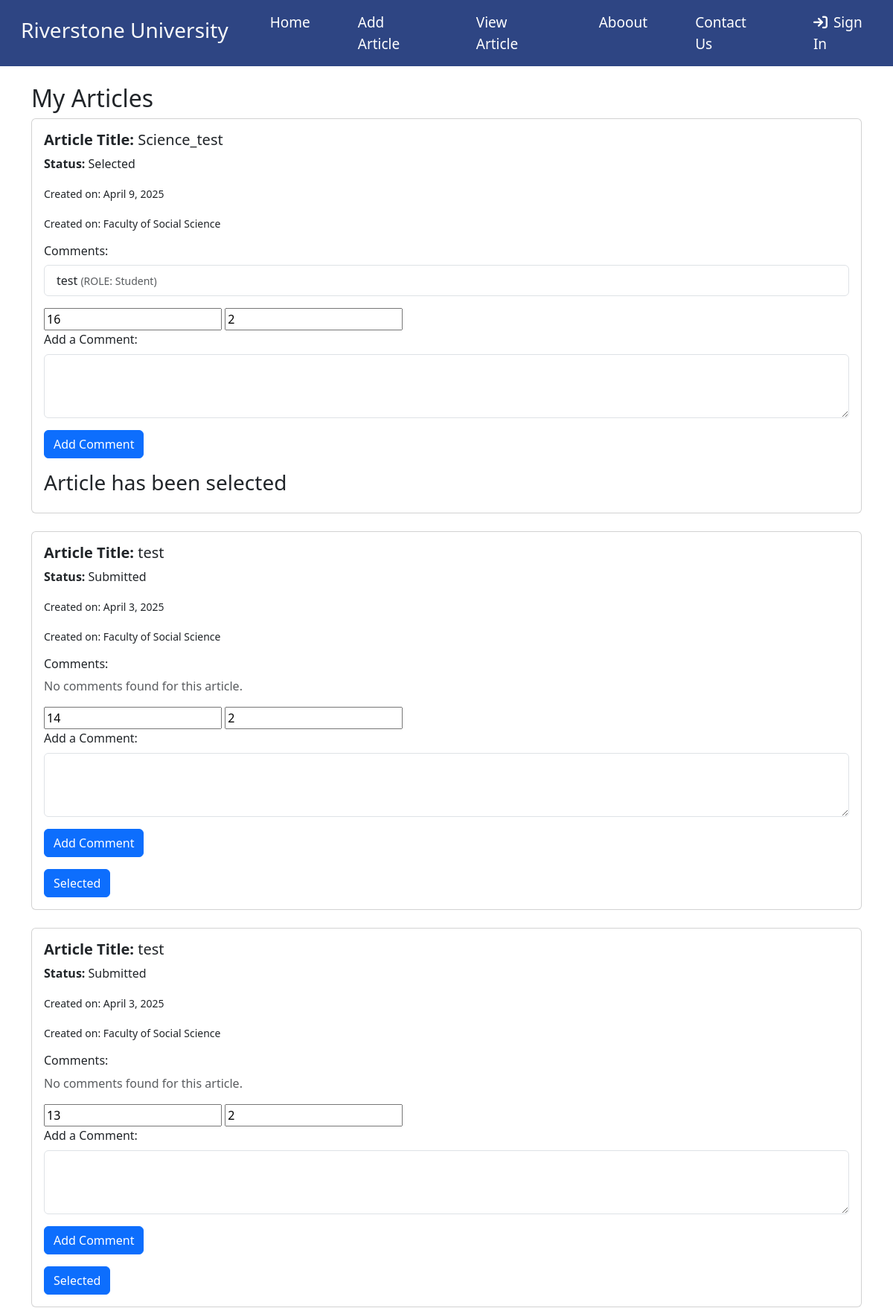
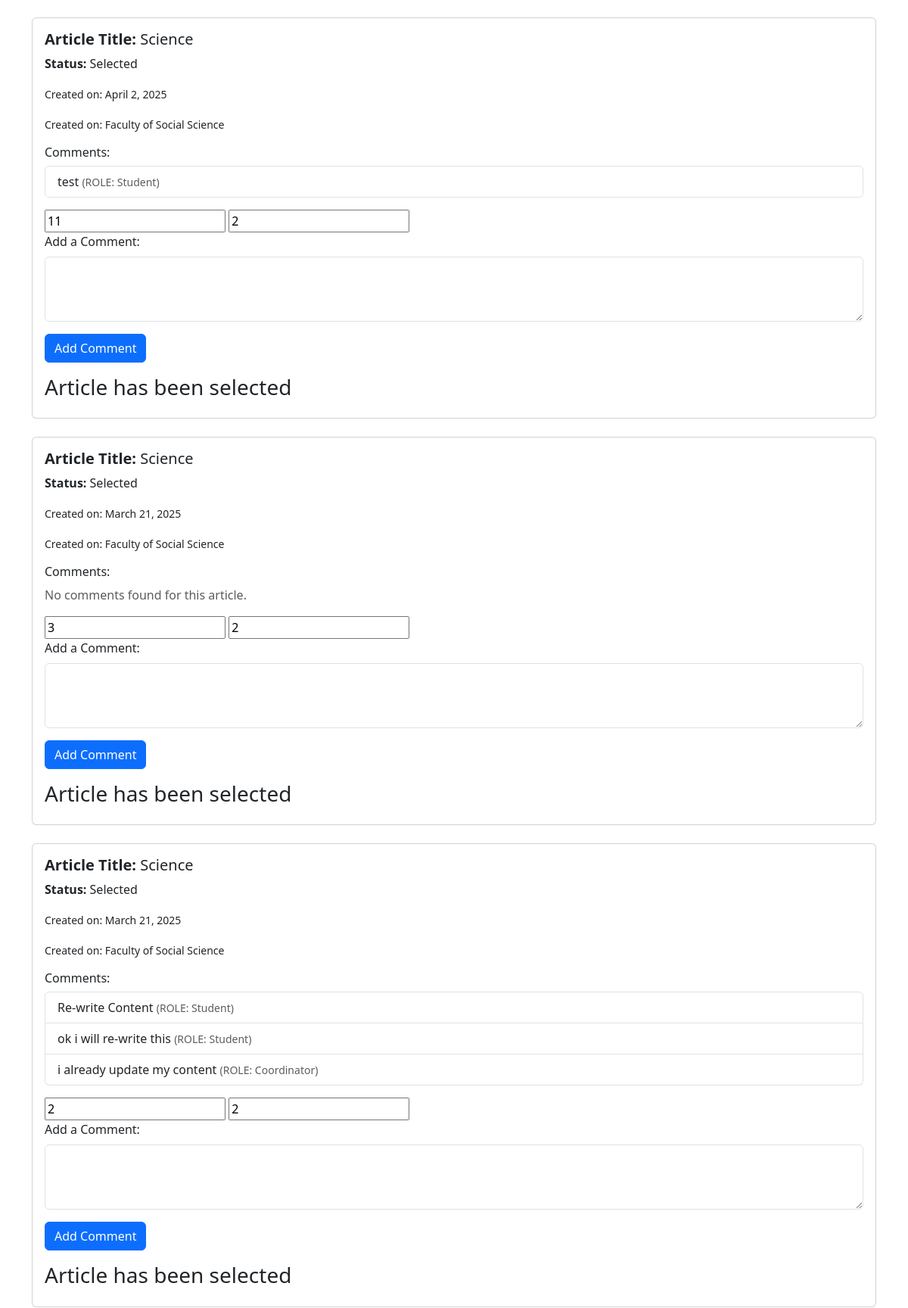
Screenshot of /src/Coordinator/design/viewarticlebyfaculty.php (signed in, upper part) with the database file from the repository (2 pictures, top to bottom).
### tables this page shows
CREATE TABLE `articles` (
  `article_id` int(11) NOT NULL,
  `user_id` int(11) NOT NULL,
  `title` varchar(255) NOT NULL,
  `status` varchar(30) DEFAULT NULL,
  `academicyear` varchar(25) NOT NULL,
  `created_at` timestamp NOT NULL DEFAULT current_timestamp(),
  `updated_at` timestamp NOT NULL DEFAULT current_timestamp() ON UPDATE current_timestamp()
);

CREATE TABLE `faculties` (
  `id` int(11) NOT NULL,
  `faculty_name` varchar(50) NOT NULL,
  `created_at` timestamp NOT NULL DEFAULT current_timestamp()
);

CREATE TABLE `comments` (
  `comment_id` int(11) NOT NULL,
  `user_id` int(11) NOT NULL,
  `article_id` int(11) NOT NULL,
  `comment_text` text NOT NULL,
  `created_at` timestamp NOT NULL DEFAULT current_timestamp(),
  `updated_at` timestamp NOT NULL DEFAULT current_timestamp() ON UPDATE current_timestamp()
);

CREATE TABLE `roles` (
  `id` int(11) NOT NULL,
  `role_name` varchar(50) NOT NULL,
  `created_at` timestamp NOT NULL DEFAULT current_timestamp()
);

### _classes/Libs/Database/MySQL.php (called while the page is built, shortened)
<?php
class MySQL{
    private $dbhost;
    private $dbuser;
    private $dbpass;
    private $dbname;
    public function __construct(
        $dbhost="localhost",
        $dbuser="root",
        $dbpass="",
        $dbname="ewsd")
    {
        $this->dbhost=$dbhost;
        $this->dbuser=$dbuser;
        $this->dbpass=$dbpass;
        $this->dbname=$dbname;
    }
    public function connect(){
        try{
            $this->db=new PDO("mysql:dbhost=$this->dbhost;
            dbname=$this->dbname",
            $this->dbuser,
            $this->dbpass,
            [
                PDO::ATTR_ERRMODE => PDO::ERRMODE_EXCEPTION,
                PDO::ATTR_DEFAULT_FETCH_MODE => PDO::FETCH_OBJ,
            ]
            );
            return $this->db;
        }catch(PDOException $e){
            echo $e->getMessage();
            exit();
        }
    }
}

### _classes/Helpers/Auth.php (called while the page is built, shortened)
<?php
class Auth{
    static function check(){
        if(isset($_SESSION['user'])){
            return $_SESSION['user'];
        }
    }
}

### _classes/Libs/Database/ArticleTable.php (called while the page is built, shortened)
<?php
class ArticleTable
{
    private $db;
    public function __construct(MySQL $mysql)
    {
        $this->db = $mysql->connect();
    }
    public function getCommnetbyarticleid($article_id)
    {
        try {
            $statement = $this->db->prepare(
                "SELECT comments.*, roles.role_name
                FROM comments
                JOIN users ON comments.user_id = users.id
                JOIN role_user ON users.id = role_user.user_id
                JOIN roles ON role_user.role_id = roles.id
                WHERE comments.article_id = :article_id"
            );
            $statement->execute(['article_id' => $article_id]);
            return $statement->fetchAll(PDO::FETCH_ASSOC);
        } catch (PDOException $e) {
            echo "Error: " . $e->getMessage();
            exit();
        }
    }
    public function getFacultyArticles($faculty_id)
    {
        try {
            $statement = $this->db->prepare("
            SELECT
                a.article_id,
                a.title,
                a.status,
                a.academicyear,
                a.created_at,
                u.name AS student_name,
                f.faculty_name,
                GROUP_CONCAT(DISTINCT d.docfile SEPARATOR '|||') AS docfiles,
                GROUP_CONCAT(DISTINCT i.imagefile SEPARATOR '|||') AS imagefiles
            FROM articles a
            LEFT JOIN users u ON a.user_id = u.id
            LEFT JOIN faculties f ON u.faculty_id = f.id
            LEFT JOIN doc_attachment d ON a.article_id = d.article_id
            LEFT JOIN img_attachment i ON a.article_id = i.article_id
            WHERE u.faculty_id = :faculty_id
            GROUP BY a.article_id
            ORDER BY a.created_at DESC
        ");
            $statement->bindParam(':faculty_id', $faculty_id, PDO::PARAM_INT);
            $statement->execute();
            return $statement->fetchAll(PDO::FETCH_ASSOC);
        } catch (PDOException $e) {
            error_log("Database error in getFacultyArticles: " . $e->getMessage());
            throw new Exception("Failed to fetch faculty articles");
        }
    }
}

### src/Coordinator/design/viewarticlebyfaculty.php (the view, shortened to what this page needs)
<?php
$auth=Auth::check();
$faculty_id = $auth->faculty_id;
$user_id = $auth->id;
$table = new ArticleTable(new MySQL);
$facultyArticles = $table->getFacultyArticles($faculty_id);
?>
<!DOCTYPE html>
<html lang="en">
<head>
    <link
      rel="stylesheet"
      href="https://cdnjs.cloudflare.com/ajax/libs/font-awesome/6.7.2/css/all.min.css"
    />
    <link rel="stylesheet" href="../university.css" />
    <link
      href="https://cdn.jsdelivr.net/npm/bootstrap@5.3.3/dist/css/bootstrap.min.css"
      rel="stylesheet"
    />
  </head>
<body>
    <nav class="navbar navbar-expand-lg sticky-top">
      <div class="container-fluid">
        <a class="navbar-brand me-5 text-light" href="#">
          <h3>Riverstone University</h3>
        </a>
        <div
          class="offcanvas offcanvas-end"
          tabindex="-1"
          id="offcanvasNavbar"
          aria-labelledby="offcanvasNavbarLabel"
        >
          <div class="navbar-nav offcanvas-body justify-content-lg-end mb-lg-0">
            <li class="nav-item me-5">
              <a
                class="nav-link"
                aria-current="page"
                href="./dashboard.php"
                >Home</a
              >
            </li>
            <li class="nav-item me-5">
              <a class="nav-link" aria-current="page" href="create_articles.php"
                >Add Article</a
              >
            </li>
            <li class="nav-item me-5">
              <a class="nav-link" aria-current="page" href="view_articles.php"
                >View Article</a
              >
            </li>
            <li class="nav-item me-5">
              <a class="nav-link" aria-current="page" href="#aboutus">Aboout</a>
            </li>
            <li class="nav-item me-5">
              <a class="nav-link" href="#contactpage">Contact Us</a>
            </li>
            <li class="nav-item">
              <a class="nav-link" href="../../Auth/design/register.php"
                ><i class="fa-solid me-2 fa-arrow-right-to-bracket"></i>Sign
                In</a
              >
            </li>
          </div>
        </div>
      </div>
    </nav>
    <div class="container mt-4">
        <h2>My Articles</h2>
        <?php if (!empty($facultyArticles)) : ?>
            <?php foreach ($facultyArticles as $facultyArticle) : ?>
                <div class="card mb-4">
                    <div class="card-body">
                        <h5><strong>Article Title:</strong> <?= htmlspecialchars($facultyArticle['title']) ?></h5>
                        <p><strong>Status:</strong> <?= ucfirst($facultyArticle['status']) ?></p>
                        <p><small>Created on: <?= date('F j, Y', strtotime($facultyArticle['created_at'])) ?></small></p>
                        <p><small>Created on: <?= $facultyArticle['faculty_name']?></small></p>
                        <?php
                        $comments = $table->getCommnetbyarticleid($facultyArticle['article_id']);
                        ?>
                        <div class="mt-3">
                            <h6>Comments:</h6>
                            <?php if (!empty($comments)) : ?>
                                <ul class="list-group">
                                    <?php foreach ($comments as $comment) : ?>
                                        <li class="list-group-item">
                                            <?= htmlspecialchars($comment['comment_text']) ?>
                                            <small class="text-muted">(ROLE: <?= $comment['role_name'] ?>)</small>
                                        </li>
                                    <?php endforeach ?>
                                </ul>
                            <?php else : ?>
                                <p class="text-muted">No comments found for this article.</p>
                            <?php endif ?>
                        </div>
                        <form action="../../Students/code/comments.php" method="post" class="mt-3">
                            <input type="text" name="article_id" value="<?= $facultyArticle['article_id'] ?>">
                            <input type="text" name="user_id" value="<?= $user_id ?>">
                            <div class="mb-3">
                                <label for="comment_text" class="form-label">Add a Comment:</label>
                                <textarea name="comment_text" class="form-control" rows="3" required></textarea>
                            </div>
                            <button type="submit" class="btn btn-primary">Add Comment</button>
                        </form>
                        <form action="../code/updatestatus.php" method="post" class="mt-3">
                            <?php if($facultyArticle['status'] == 'selected') : ?>
                              <h3>Article has been selected</h3>
                            <?php else: ?>
                              <button type="submit" class="btn btn-primary">Selected</button>
                            <?php endif ?>
                        </form>
                    </div>
                </div>
            <?php endforeach; ?>
        <?php else : ?>
            <p class="text-muted">No articles found.</p>
        <?php endif; ?>
    </div>
</body>
</html>

### src/Students/university.css (style rules this page uses)
:root { --headerbdcolor: #cdcfd1; --bgcolor: #3966ad; --color1: #2e4583; --color2: #293556; --color3: #3e60c1; }
body .navbar { background-color: #2e4583; }
.container-fluid h3 { margin-left: 16px; }
#offcanvasNavbar { background-color: white; }
.navbar-nav .nav-item a { color: rgb(34, 45, 79); font-size: 18px; }
@media screen and (min-width: 992px) { .navbar-nav .nav-item a { font-size: 19px; color: rgb(221, 225, 227); position: relative; } }
@media screen and (min-width: 992px) { #offcanvasNavbar li a { color: white; } }
@media screen and (min-width: 992px) { .nav-item a::before { content: ""; background-color: #86b5b4; width: 0%; left: 8px; bottom: 6px; height: 1px; position: absolute; } }

### rows the page displays
articles: title "Science_test", status "Selected", created_at "April 9, 2025", faculties.faculty_name "Faculty of Social Science", article_id "16", shows "Article has been selected"
comments: comment_text "test", roles.role_name "Student"
articles: title "test", status "Submitted", created_at "April 3, 2025", faculties.faculty_name "Faculty of Social Science", shows "No comments found for this article.", article_id "14", shows "Selected"
articles: title "test", status "Submitted", created_at "April 3, 2025", faculties.faculty_name "Faculty of Social Science", shows "No comments found for this article.", article_id "13", shows "Selected"
articles: title "Science", status "Selected", created_at "April 2, 2025", faculties.faculty_name "Faculty of Social Science", article_id "11", shows "Article has been selected"
comments: comment_text "test", roles.role_name "Student"
articles: title "Science", status "Selected", created_at "March 21, 2025", faculties.faculty_name "Faculty of Social Science", shows "No comments found for this article.", article_id "3", shows "Article has been selected"
articles: title "Science", status "Selected", created_at "March 21, 2025", faculties.faculty_name "Faculty of Social Science", article_id "2", shows "Article has been selected"
comments: comment_text "Re-write Content", roles.role_name "Student"
comments: comment_text "ok i will re-write this", roles.role_name "Student"
comments: comment_text "i already update my content", roles.role_name "Coordinator"
